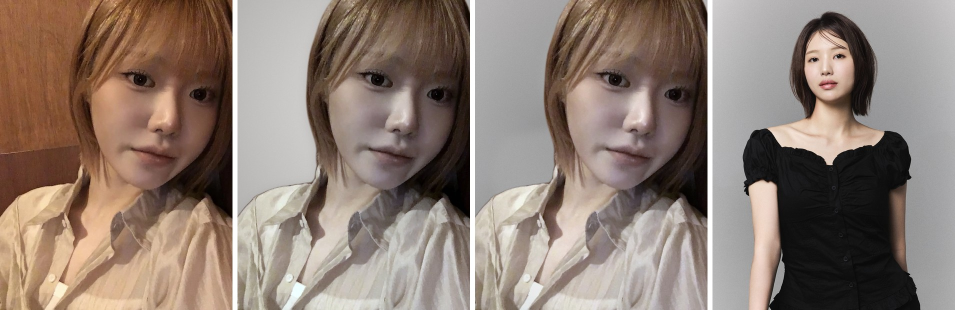
#> input picture salon/partner_minju_compare.jpg, 1910 x 620 px (shown at 1/2 size)
$ python sticker_color.py ../partner_minju_compare.jpg ../partner_minju_looks.jpg
#> lines starting #> are read from the running program, lines starting #| are printed output that depends on the picture
# 메인 사진 → 흑백 스티커(BiRefNet 마스크), 두 번째 사진 → 컬러 폴라로이드
import sys, numpy as np, onnxruntime as ort
from PIL import Image, ImageOps, ImageEnhance, ImageFilter
D = "/tmp/claude-0/-home-user-daily-cards/06ef2264-b127-5a98-911e-16c520eb086c/scratchpad/minju/"
main, second = sys.argv[1], sys.argv[2]
src = Image.open(main).convert("RGB")
#> src is the input picture: PIL image 1910x620 RGB; mean R, G, B 141.2, 125.1, 114.9

x = np.asarray(src.resize((1024, 1024), Image.LANCZOS)).astype(np.float32) / 255.0
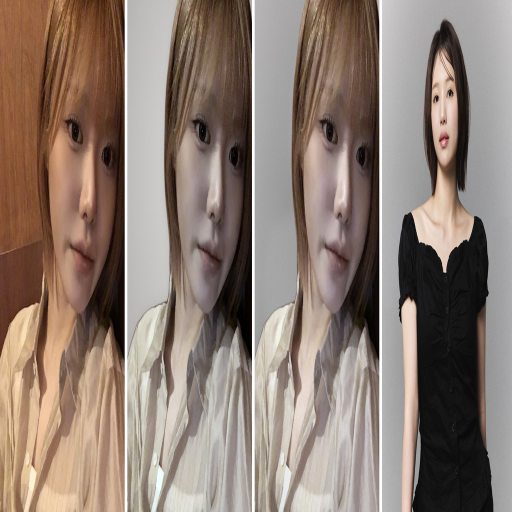
#> x: shape (1024, 1024, 3) float32 (shown at 1/2 size); mean R, G, B 0.553, 0.49, 0.451
x = ((x - [0.485, 0.456, 0.406]) / [0.229, 0.224, 0.225]).transpose(2, 0, 1)[None].astype(np.float32)
#> (the run stopped early here; a loop or call above may not have finished)

$ run again, on salon/partner_minju_studio.jpg
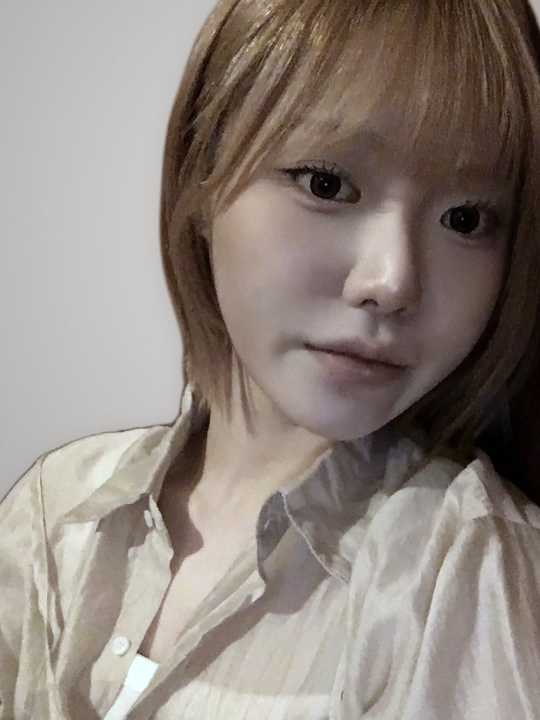
#> input picture salon/partner_minju_studio.jpg, 1080 x 1440 px (shown at 1/2 size)
#> src is the input picture: PIL image 1080x1440 RGB; mean R, G, B 143.7, 133.6, 126.3
#> `x = np.asarray(src.resize((1024, 1024), Image.LANCZOS)).astype(np.floa..`:
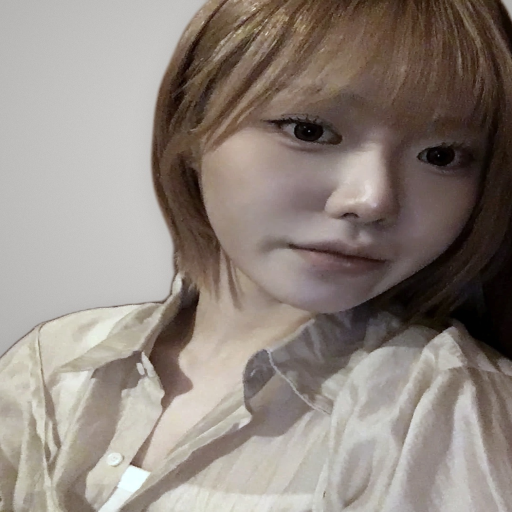
#> x: shape (1024, 1024, 3) float32 (shown at 1/2 size); mean R, G, B 0.563, 0.524, 0.495

$ run again, on salon/partner_minju_studio_v2.jpg
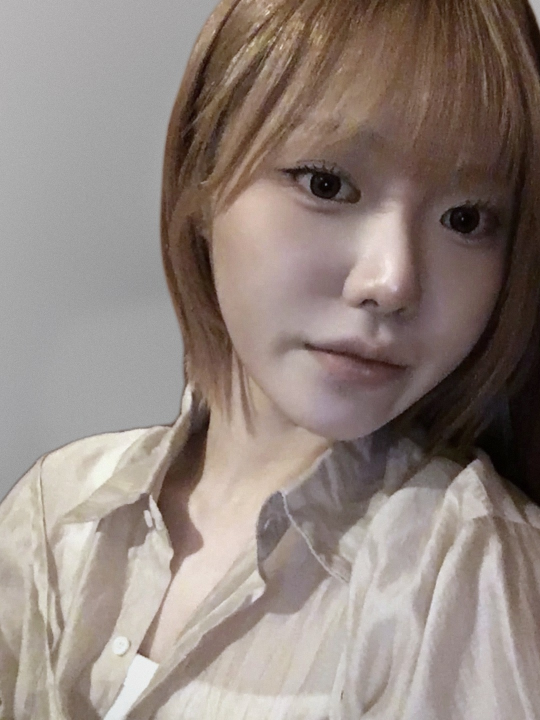
#> input picture salon/partner_minju_studio_v2.jpg, 1080 x 1440 px (shown at 1/2 size)
#> src is the input picture: PIL image 1080x1440 RGB; mean R, G, B 146, 133.2, 126.4
#> `x = np.asarray(src.resize((1024, 1024), Image.LANCZOS)).astype(np.floa..`:
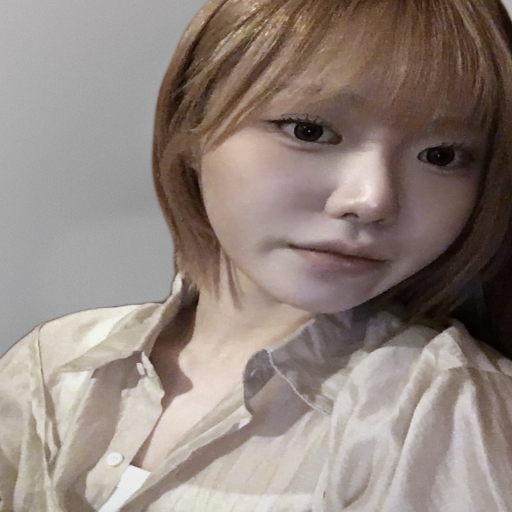
#> x: shape (1024, 1024, 3) float32 (shown at 1/2 size); mean R, G, B 0.572, 0.522, 0.496
